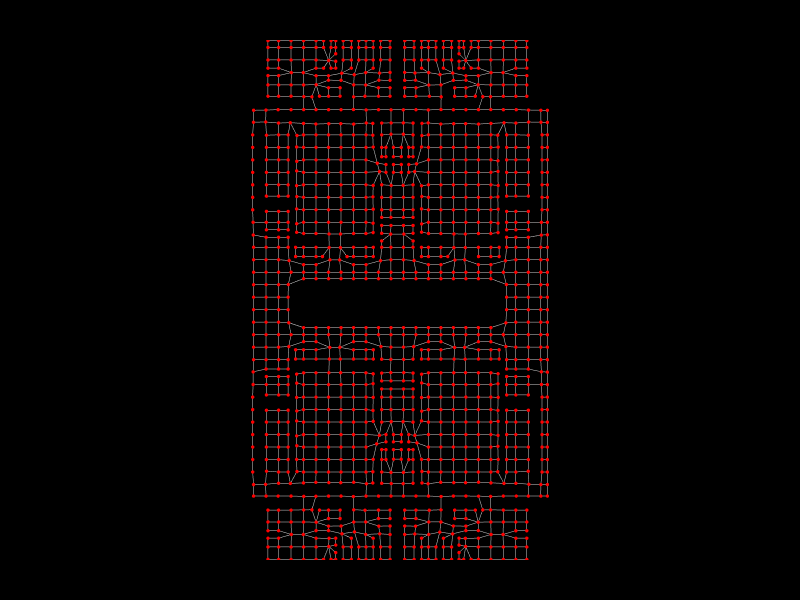

Source (notebook cell):
### Markdown cell above
## //12 Visualize Analysis Graph

### Code cell
Topology.Show(analysis_graph,
              camera=[0,0,6],
              vertexSize=4,
              vertexColor="red",
              edgeColor="lightgrey",
              backgroundColor="black",
              width=800,
              height=600,
              renderer=renderer)

### Figure 1 — Plotly figure (JSON) as saved in the notebook; plotly's stock layout.template omitted (floating-point values rounded to 4 significant figures; data arrays with more than 128 entries replaced by an {"elided": "..."} marker saying what was removed)
{"data": [{"hoverinfo": "text", "legendgroup": "2", "legendrank": 2, "line": {"color": "lightgrey", "dash": "solid", "width": 1}, "marker": {"size": 0}, "mode": "lines", "name": "1: Untitled Graph (Edges)", "showlegend": false, "text": "", "type": "scatter3d", "x": {"elided": "6081 float values"}, "y": {"elided": "6081 float values"}, "z": {"elided": "6081 int values"}}, {"customdata": {"elided": "1249 str values"}, "hoverinfo": "text", "hovertemplate": {"elided": "1249 str values"}, "hovertext": {"elided": "1249 str values"}, "legendgroup": "1", "legendrank": 1, "marker": {"color": {"elided": "1249 str values"}, "line": {"width": 0}, "opacity": 1, "size": {"elided": "1249 int values"}, "sizemode": "diameter", "symbol": "circle"}, "mode": "markers", "name": "1: Untitled Graph (Vertices)", "showlegend": false, "text": {"elided": "1249 str values"}, "type": "scatter3d", "x": {"elided": "1249 float values"}, "y": {"elided": "1249 float values"}, "z": {"elided": "1249 int values"}}], "layout": {"autosize": true, "height": 600, "margin": {"b": 40, "l": 40, "r": 40, "t": 40}, "paper_bgcolor": "#000000", "plot_bgcolor": "#000000", "scene": {"aspectmode": "data", "camera": {"center": {"x": 0, "y": 0, "z": 0}, "eye": {"x": 0, "y": 0, "z": 6}, "projection": {"type": "perspective"}, "up": {"x": 0, "y": 1, "z": 0}}, "xaxis": {"visible": false}, "yaxis": {"visible": false}, "zaxis": {"visible": false}}, "showlegend": true, "width": 800, "xaxis": {"showgrid": false, "visible": false, "zeroline": false}, "yaxis": {"showgrid": false, "visible": false, "zeroline": false}}}
